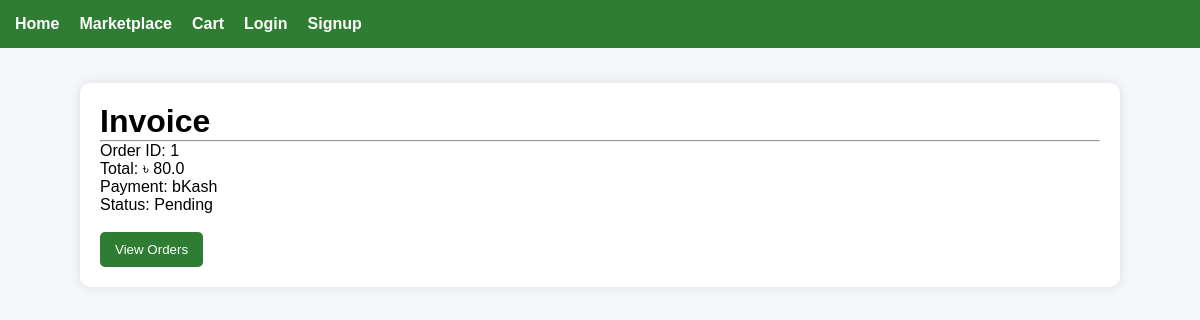
The app's page /invoice/1 with its own data.
### tables this page shows
CREATE TABLE orders(
        id INTEGER PRIMARY KEY AUTOINCREMENT,
        user_id INTEGER,
        total REAL,
        payment_method TEXT,
        status TEXT DEFAULT 'Pending'
    );

### app1.py (the view)
@app.route("/invoice/<int:order_id>")
def invoice(order_id):
    conn = get_db()
    cur = conn.cursor()
    cur.execute("""
    SELECT * FROM orders WHERE id=?
    """, (order_id,))
    order = cur.fetchone()
    conn.close()
    return render_template("buyer/invoice.html", order=order)

### app1.py (called while the page is built)
def get_db():
    conn = sqlite3.connect("database.db")
    conn.row_factory = sqlite3.Row
    return conn

### templates/buyer/invoice.html (shortened to what this page needs)
{% extends "base.html" %}
{% block content %}
<div class="card">
<h1>Invoice</h1>
<hr>
<p>
Order ID:
{{ order["id"] }}
</p>
<p>
Total:
৳ {{ order["total"] }}
</p>
<p>
Payment:
{{ order["payment_method"] }}
</p>
<p>
Status:
{{ order["status"] }}
</p>
<br>
<a href="/orders">
<button>
View Orders
</button>
</a>
</div>
{% endblock %}

### templates/base.html (style rules this page uses)
* { margin:0; padding:0; box-sizing:border-box; font-family:Arial,sans-serif; }
body { background:#f4f6f9; }
.card { background:white; padding:20px; margin:15px 0; border-radius:10px; box-shadow:0 0 10px rgba(0,0,0,.1); }
button { padding:10px 15px; background:#2e7d32; color:white; border:none; border-radius:5px; cursor:pointer; }

### records on screen
orders: id "1", total "80.0", payment_method "bKash", status "Pending"
